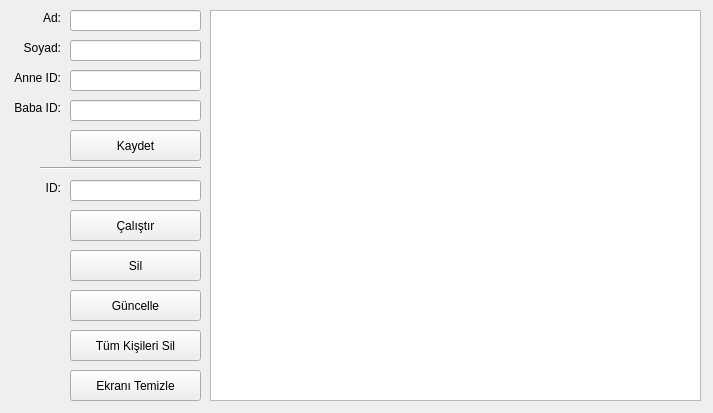
<?xml version="1.0" encoding="UTF-8"?>
<ui version="4.0">
 <class>Form</class>
 <widget class="QWidget" name="Form">
  <property name="geometry">
   <rect>
    <x>0</x>
    <y>0</y>
    <width>713</width>
    <height>413</height>
   </rect>
  </property>
  <property name="windowTitle">
   <string>Akrabalık Ağacı</string>
  </property>
  <widget class="QLabel" name="lbl_Ad">
   <property name="geometry">
    <rect>
     <x>10</x>
     <y>10</y>
     <width>51</width>
     <height>16</height>
    </rect>
   </property>
   <property name="text">
    <string>Ad:</string>
   </property>
   <property name="alignment">
    <set>Qt::AlignRight|Qt::AlignTrailing|Qt::AlignVCenter</set>
   </property>
  </widget>
  <widget class="QLineEdit" name="line_Ad">
   <property name="geometry">
    <rect>
     <x>70</x>
     <y>10</y>
     <width>131</width>
     <height>21</height>
    </rect>
   </property>
  </widget>
  <widget class="QLabel" name="lbl_Soyad">
   <property name="geometry">
    <rect>
     <x>10</x>
     <y>40</y>
     <width>51</width>
     <height>16</height>
    </rect>
   </property>
   <property name="text">
    <string>Soyad:</string>
   </property>
   <property name="alignment">
    <set>Qt::AlignRight|Qt::AlignTrailing|Qt::AlignVCenter</set>
   </property>
  </widget>
  <widget class="QLineEdit" name="line_Soyad">
   <property name="geometry">
    <rect>
     <x>70</x>
     <y>40</y>
     <width>131</width>
     <height>21</height>
    </rect>
   </property>
  </widget>
  <widget class="QLabel" name="lbl_AnneID">
   <property name="geometry">
    <rect>
     <x>10</x>
     <y>70</y>
     <width>51</width>
     <height>16</height>
    </rect>
   </property>
   <property name="text">
    <string>Anne ID:</string>
   </property>
   <property name="alignment">
    <set>Qt::AlignRight|Qt::AlignTrailing|Qt::AlignVCenter</set>
   </property>
  </widget>
  <widget class="QLineEdit" name="line_AnneID">
   <property name="geometry">
    <rect>
     <x>70</x>
     <y>70</y>
     <width>131</width>
     <height>21</height>
    </rect>
   </property>
  </widget>
  <widget class="QLabel" name="lbl_BabaId">
   <property name="geometry">
    <rect>
     <x>10</x>
     <y>100</y>
     <width>51</width>
     <height>16</height>
    </rect>
   </property>
   <property name="text">
    <string>Baba ID:</string>
   </property>
   <property name="alignment">
    <set>Qt::AlignRight|Qt::AlignTrailing|Qt::AlignVCenter</set>
   </property>
  </widget>
  <widget class="QLineEdit" name="line_BabaID">
   <property name="geometry">
    <rect>
     <x>70</x>
     <y>100</y>
     <width>131</width>
     <height>21</height>
    </rect>
   </property>
  </widget>
  <widget class="QPushButton" name="btn_kaydet">
   <property name="geometry">
    <rect>
     <x>70</x>
     <y>130</y>
     <width>131</width>
     <height>31</height>
    </rect>
   </property>
   <property name="text">
    <string>Kaydet</string>
   </property>
  </widget>
  <widget class="QLineEdit" name="line_ID">
   <property name="geometry">
    <rect>
     <x>70</x>
     <y>180</y>
     <width>131</width>
     <height>21</height>
    </rect>
   </property>
  </widget>
  <widget class="QPushButton" name="btn_goster">
   <property name="geometry">
    <rect>
     <x>70</x>
     <y>210</y>
     <width>131</width>
     <height>31</height>
    </rect>
   </property>
   <property name="text">
    <string>Çalıştır</string>
   </property>
  </widget>
  <widget class="QLabel" name="lbl_ID">
   <property name="geometry">
    <rect>
     <x>10</x>
     <y>180</y>
     <width>51</width>
     <height>16</height>
    </rect>
   </property>
   <property name="text">
    <string>ID:</string>
   </property>
   <property name="alignment">
    <set>Qt::AlignRight|Qt::AlignTrailing|Qt::AlignVCenter</set>
   </property>
  </widget>
  <widget class="QPushButton" name="btn_sil">
   <property name="geometry">
    <rect>
     <x>70</x>
     <y>250</y>
     <width>131</width>
     <height>31</height>
    </rect>
   </property>
   <property name="text">
    <string>Sil</string>
   </property>
  </widget>
  <widget class="QPushButton" name="btn_guncelle">
   <property name="geometry">
    <rect>
     <x>70</x>
     <y>290</y>
     <width>131</width>
     <height>31</height>
    </rect>
   </property>
   <property name="text">
    <string>Güncelle</string>
   </property>
  </widget>
  <widget class="Line" name="line">
   <property name="geometry">
    <rect>
     <x>40</x>
     <y>160</y>
     <width>161</width>
     <height>16</height>
    </rect>
   </property>
   <property name="orientation">
    <enum>Qt::Horizontal</enum>
   </property>
  </widget>
  <widget class="QPushButton" name="btn_tumKisileriSil">
   <property name="geometry">
    <rect>
     <x>70</x>
     <y>330</y>
     <width>131</width>
     <height>31</height>
    </rect>
   </property>
   <property name="text">
    <string>Tüm Kişileri Sil</string>
   </property>
  </widget>
  <widget class="QPushButton" name="btn_ekraniTemizle">
   <property name="geometry">
    <rect>
     <x>70</x>
     <y>370</y>
     <width>131</width>
     <height>31</height>
    </rect>
   </property>
   <property name="text">
    <string>Ekranı Temizle</string>
   </property>
  </widget>
  <widget class="QTextBrowser" name="cikti">
   <property name="geometry">
    <rect>
     <x>210</x>
     <y>10</y>
     <width>491</width>
     <height>391</height>
    </rect>
   </property>
  </widget>
 </widget>
 <resources/>
 <connections/>
</ui>
